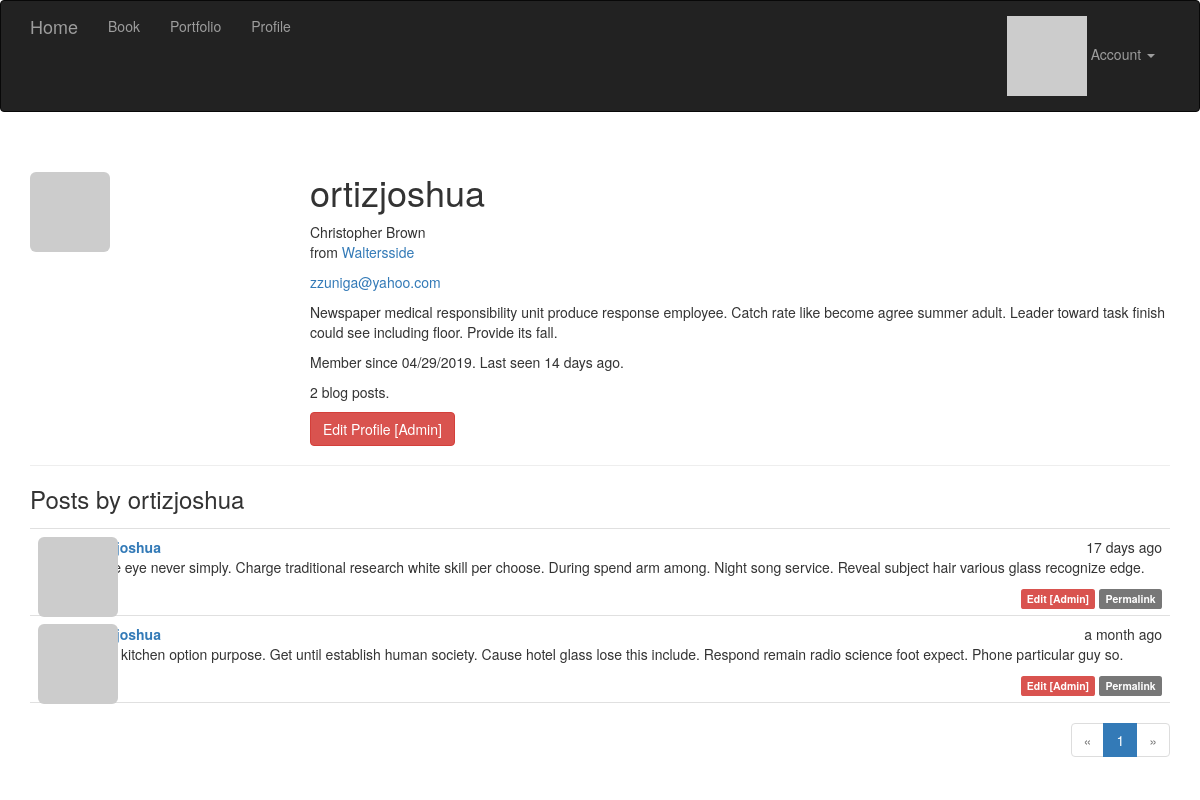
The app's page /user/ortizjoshua (signed in) with its own data.
### app/models.py (models this page shows, shortened)
class User(UserMixin, db.Model):
    __tablename__ = 'users'
    id = db.Column(db.Integer, primary_key=True)
    email = db.Column(db.String(64), unique=True, index=True)
    username = db.Column(db.String(64), unique=True, index=True)
    role_id = db.Column(db.Integer, db.ForeignKey('roles.id'))
    password_hash = db.Column(db.String(128))
    confirmed = db.Column(db.Boolean, default=False)
    name = db.Column(db.String(64))
    location = db.Column(db.String(64))
    about_me = db.Column(db.Text())
    member_since = db.Column(db.DateTime(), default=datetime.utcnow)
    last_seen = db.Column(db.DateTime(), default=datetime.utcnow)
    avatar_hash = db.Column(db.String(32))
    posts = db.relationship('Post', backref='author', lazy='dynamic')
    trades = db.relationship('Trade', backref='trade_user', lazy='dynamic')
    @property
    def password(self):
        raise AttributeError('password is not a readable attribute')
    def can(self, perm):
        return self.role is not None and self.role.has_permission(perm)
    def is_administrator(self):
        return self.can(Permission.ADMIN)
    def ping(self):
        self.last_seen = datetime.utcnow()
        db.session.add(self)
    def gravatar(self, size=100, default='identicon', rating='g'):
        url = 'https://secure.gravatar.com/avatar'
        hash = self.avatar_hash or self.gravatar_hash()
        return '{url}/{hash}?s={size}&d={default}&r={rating}'.format(
            url=url, hash=hash, size=size, default=default, rating=rating)

class Post(db.Model):
    __tablename__ = 'posts'
    id = db.Column(db.Integer, primary_key=True)
    body = db.Column(db.Text)
    body_html = db.Column(db.Text)
    timestamp = db.Column(db.DateTime, index=True, default=datetime.utcnow)
    author_id = db.Column(db.Integer, db.ForeignKey('users.id'))

### app/main/views.py (the view)
@main.route('/user/<username>')
def user(username):
    user = User.query.filter_by(username=username).first_or_404()
    page = request.args.get('page', 1, type=int)
    print(page)
    pagination = user.posts.order_by(Post.timestamp.desc()).paginate(page, per_page=current_app.config['FLASKY_POSTS_PER_PAGE'],\
        error_out=False)
    posts = pagination.items
    return render_template('user.html', user=user, posts=posts,
                           pagination=pagination)

### app/auth/views.py (called while the page is built)
@auth.before_app_request
def before_request():
    if current_user.is_authenticated:
        current_user.ping()
        if not current_user.confirmed \
                and request.endpoint \
                and request.blueprint != 'auth' \
                and request.endpoint != 'static':
            return redirect(url_for('auth.unconfirmed'))

### app/main/__init__.py (called while the page is built)
@main.app_context_processor
def inject_permissions():
    return dict(Permission=Permission)

### app/models.py (called while the page is built)
@login_manager.user_loader
def load_user(user_id):
    return User.query.get(int(user_id))

    def has_permission(self, perm):
        return self.permissions & perm == perm

### app/templates/user.html (shortened to what this page needs)
{% extends "base.html" %}
{% import "_macros.html" as macros %}
{% block page_content %}
<div class="page-header">
    <img class="img-rounded profile-thumbnail" src="{{ user.gravatar(size=256) }}">
    <div class="profile-header">
        <h1>{{ user.username }}</h1>
        {% if user.name or user.location %}
        <p>
            {% if user.name %}{{ user.name }}<br>{% endif %}
            {% if user.location %}
                from <a href="http://maps.google.com/?q={{ user.location }}">{{ user.location }}</a><br>
            {% endif %}
        </p>
        {% endif %}
        {% if current_user.is_administrator() %}
        <p><a href="mailto:{{ user.email }}">{{ user.email }}</a></p>
        {% endif %}
        {% if user.about_me %}<p>{{ user.about_me }}</p>{% endif %}
        <p>Member since {{ moment(user.member_since).format('L') }}. Last seen {{ moment(user.last_seen).fromNow() }}.</p>
        <p>{{ user.posts.count() }} blog posts.</p>
        <p>
            {% if current_user.is_administrator() %}
            <a class="btn btn-danger" href="{{ url_for('.edit_profile_admin', id=user.id) }}">Edit Profile [Admin]</a>
            {% endif %}
        </p>
    </div>
</div>
<h3>Posts by {{ user.username }}</h3>
{% include '_posts.html' %}
{% if pagination %}
<div class="pagination">
    {{ macros.pagination_widget(pagination, '.user', username=user.username) }}
</div>
{% endif %}
{% endblock %}

### app/templates/base.html (shortened to what this page needs)
{% extends "bootstrap/base.html" %}
{% block head %}
{{ super() }}
<link rel="stylesheet" type="text/css" href="{{ url_for('static', filename='styles.css') }}">
<link rel="stylesheet" type="text/css" href="https://cdn.datatables.net/1.10.19/css/jquery.dataTables.min.css">
{% endblock %}
{% block navbar %}
<div class="navbar navbar-inverse" role="navigation">
    <div class="container">
        <div class="navbar-header">
            <a class="navbar-brand" href="{{ url_for('main.index') }}">Home</a>
        </div>
        <div class="navbar-collapse collapse">
            <ul class="nav navbar-nav">
                {% if current_user.is_authenticated %}
                <li><a href="{{ url_for('main.booking_trade')}}">Book</a></li>
                <li><a href="{{ url_for('main.portfolio', username=current_user.username) }}">Portfolio</a></li>
                <li><a href="{{ url_for('main.user', username=current_user.username) }}">Profile</a></li>
                {% endif %}
            </ul>
            <ul class="nav navbar-nav navbar-right">
                {% if current_user.is_authenticated %}
                <li class="dropdown">
                    <a href="#" class="dropdown-toggle" data-toggle="dropdown">
                        <img src="{{ current_user.gravatar(size=18) }}">
                        Account <b class="caret"></b>
                    </a>
                </li>
                {% else %}
                <li><a href="{{ url_for('auth.login') }}">Log In</a></li>
                {% endif %}
            </ul>
        </div>
    </div>
</div>
{% endblock %}
{% block content %}
<div class="container">
    {% block page_content %}{% endblock %}
</div>
{% endblock %}

### app/templates/_macros.html
{% macro pagination_widget(pagination, endpoint) %}
<ul class="pagination">
    <li{% if not pagination.has_prev %} class="disabled"{% endif %}>
        <a href="{% if pagination.has_prev %}{{ url_for(endpoint, page=pagination.prev_num, **kwargs) }}{% else %}#{% endif %}">
            &laquo;
        </a>
    </li>
    {% for p in pagination.iter_pages() %}
        {% if p %}
            {% if p == pagination.page %}
            <li class="active">
                <a href="{{ url_for(endpoint, page = p, **kwargs) }}">{{ p }}</a>
            </li>
            {% else %}
            <li>
                <a href="{{ url_for(endpoint, page = p, **kwargs) }}">{{ p }}</a>
            </li>
            {% endif %}
        {% else %}
        <li class="disabled"><a href="#">&hellip;</a></li>
        {% endif %}
    {% endfor %}
    <li{% if not pagination.has_next %} class="disabled"{% endif %}>
        <a href="{% if pagination.has_next %}{{ url_for(endpoint, page=pagination.next_num, **kwargs) }}{% else %}#{% endif %}">
            &raquo;
        </a>
    </li>
</ul>
{% endmacro %}

### app/templates/_posts.html
<ul class="posts">
    {% for post in posts %}
    <li class="post">
        <div class="post-thumbnail">
            <a href="{{ url_for('.user', username=post.author.username) }}">
                <img class="img-rounded profile-thumbnail" src="{{ post.author.gravatar(size=40) }}">
            </a>
        </div>
        <div class="post-content">
            <div class="post-date">{{ moment(post.timestamp).fromNow() }}</div>
            <div class="post-author"><a href="{{ url_for('.user', username=post.author.username) }}">{{ post.author.username }}</a></div>
            <div class="post-body">
                {% if post.body_html %}
                    {{ post.body_html | safe }}
                {% else %}
                    {{ post.body }}
                {% endif %}
            </div>
            <div class="post-footer">
                {% if current_user == post.author %}
                <a href="{{ url_for('.edit', id=post.id) }}">
                    <span class="label label-primary">Edit</span>
                </a>
                {% elif current_user.is_administrator() %}
                <a href="{{ url_for('.edit', id=post.id) }}">
                    <span class="label label-danger">Edit [Admin]</span>
                </a>
                {% endif %}
                <a href="{{ url_for('.post', id=post.id) }}">
                    <span class="label label-default">Permalink</span>
                </a>
            </div>
        </div>
    </li>
    {% endfor %}
</ul>

### app/static/styles.css (style rules this page uses)
.profile-thumbnail { position: absolute; }
.profile-header { min-height: 260px; margin-left: 280px; }
ul.posts { list-style-type: none; padding: 0px; margin: 16px 0px 0px 0px; border-top: 1px solid #e0e0e0; }
ul.posts li.post { padding: 8px; border-bottom: 1px solid #e0e0e0; }
div.post-date { float: right; }
div.post-author { font-weight: bold; }
div.post-thumbnail { position: absolute; }
div.post-content { margin-left: 48px; min-height: 48px; }
div.post-footer { text-align: right; }
div.pagination { width: 100%; text-align: right; padding: 0px; margin: 0px; }

### records on screen
User: username "ortizjoshua", name "Christopher Brown", location "Waltersside", email "zzuniga@yahoo.com", about_me "Newspaper medical responsibility unit produce response employee. Catch rate like become agree summer adult. Leader toward task finish could see including floor. Provide its fall.", member_since "04/29/2019", last_seen "14 days ago"
Post: timestamp "17 days ago", author.username "ortizjoshua", body_html "Value eye never simply. Charge traditional research white skill per choose. During spend arm among. Night song service. Reveal subject hair various glass recognize edge."
Post: timestamp "a month ago", author.username "ortizjoshua", body_html "Long kitchen option purpose. Get until establish human society. Cause hotel glass lose this include. Respond remain radio science foot expect. Phone particular guy so."

### other values on screen
{{ user.posts.count() }} "2"
{{ p }} "1"
